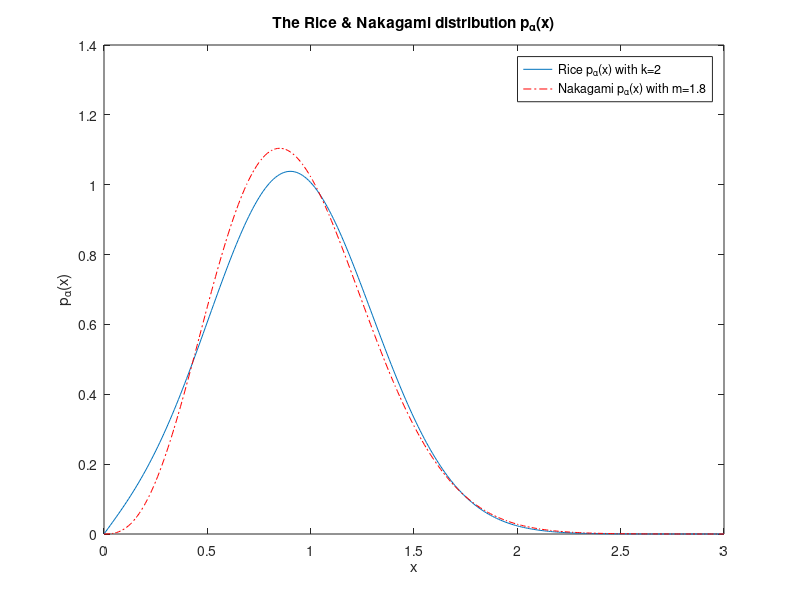

Here is the MATLAB script that generated this plot:
clear;
k=2;
x=0:0.01:3;
ohm_p=1;
p_elfa=(2.*x.*(k+1)/ohm_p).*exp(-k- ...
((k+1).*x.^2/ohm_p)).*besseli(0,(2.*x.*sqrt(k*(k+1)/ohm_p)));
plot(x,p_elfa)
hold on

m=1.8;
p_alpha1=(2*m^m.*x.^(2*m-1)/gamma(m)*ohm_p^m).*exp(-m.*x.^2/ohm_p);
plot(x,p_alpha1,'r-.')
hold off
title('The Rice & Nakagami distribution p_{\alpha}(x)')
xlabel('x')
ylabel('p_{\alpha}(x)')
legend('Rice p_{\alpha}(x) with k=2','Nakagami p_{\alpha}(x) with m=1.8')
